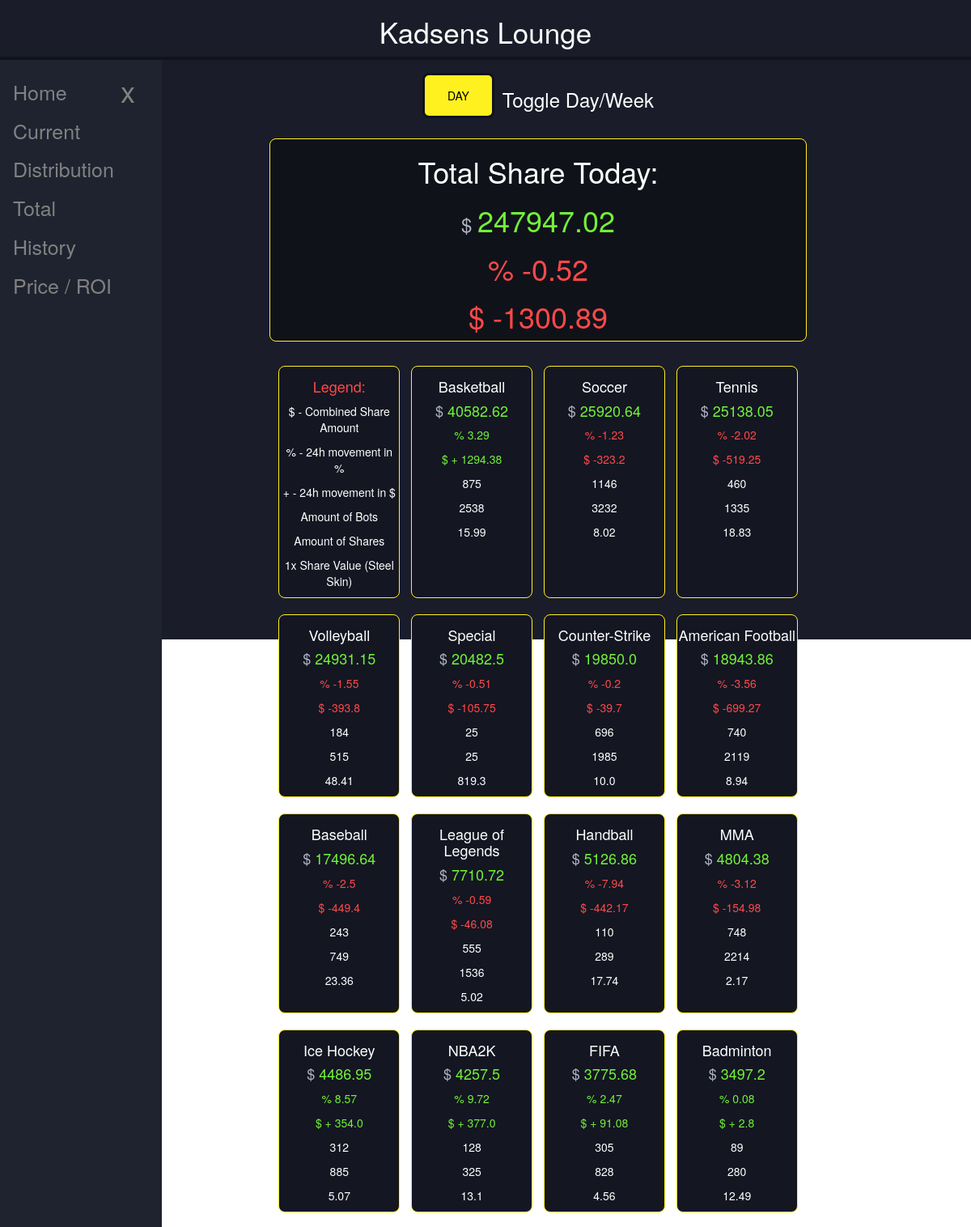
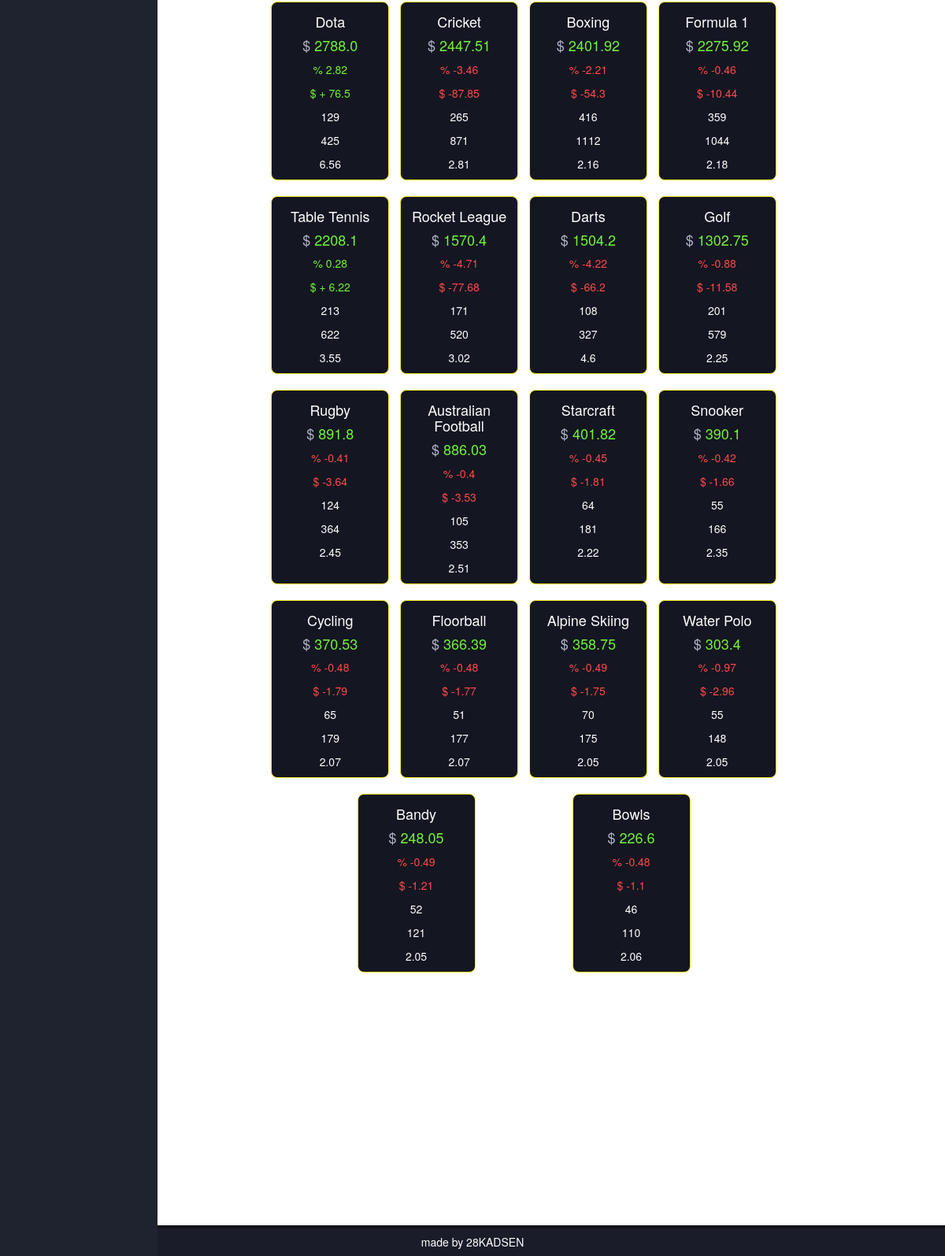
Screenshot of /share_today with the database file from the repository (2 pictures, top to bottom).
### my_project/models.py (models this page shows)
class SportsShare(db.Model):
    id = db.Column(db.Integer, primary_key=True)
    sport = db.Column(db.String)
    combined_share_value = db.Column(db.Float)
    base_share_value = db.Column(db.Float)
    share_quantity = db.Column(db.Integer)
    bots_quantity = db.Column(db.Integer)
    date = db.Column(db.Date)

### my_project/routes/sports_share.py (the view)
@app.route("/share_today")
def share_today():
    today1 = datetime.today()
    today = today1.strftime('%Y-%m-%d')
    yesterday1 = datetime.now() - timedelta(days=1)
    yesterday = yesterday1.strftime('%Y-%m-%d')
    previous_week1 = datetime.today() - timedelta(days=7)
    previous_week = previous_week1.strftime('%Y-%m-%d')
    share_data_today = SportsShare.query.filter(SportsShare.date == today).order_by(SportsShare.combined_share_value.desc()).all()
    share_data_yesterday = SportsShare.query.filter(SportsShare.date == yesterday).order_by(SportsShare.combined_share_value.desc()).all()
    share_data_previous_week = SportsShare.query.filter(SportsShare.date == previous_week).order_by(SportsShare.combined_share_value.desc()).all()
    change_in_dollar = {}
    change_in_percentage = {}
    change_in_dollar_week = {}
    change_in_percentage_week = {}
    base_share_value = {}
    share_quantity = {}
    bots_quantity = {}
    for today,yesterday,week in zip(share_data_today, share_data_yesterday,share_data_previous_week):
        sport = today.sport
        change_value = today.combined_share_value - yesterday.combined_share_value
        change_percent = ((today.combined_share_value - yesterday.combined_share_value) / yesterday.combined_share_value) * 100
        change_in_percentage[sport] = round(change_percent, 2)
        change_in_dollar[sport] = round(change_value, 2)
        change_value_week = today.combined_share_value - week.combined_share_value
        change_percent_week = ((today.combined_share_value - week.combined_share_value) / week.combined_share_value) * 100
        change_in_percentage_week[sport] = round(change_percent_week, 2)
        change_in_dollar_week[sport] = round(change_value_week, 2)
        base_share_value[sport] = today.base_share_value
        share_quantity[sport] = today.share_quantity
        bots_quantity[sport] = today.bots_quantity
    return render_template("share_today.html", page_title="Share Today", share_data_today=share_data_today, change_in_percentage=change_in_percentage, change_in_dollar_week=change_in_dollar_week, change_in_percentage_week=change_in_percentage_week,change_in_dollar=change_in_dollar, base_share_value=base_share_value, share_quantity=share_quantity, bots_quantity=bots_quantity)

### my_project/templates/share_today.html (shortened to what this page needs)
{% extends "base.html" %}
{% block content %}
<link rel="stylesheet" href="..//static/share_today.css">
<section>
   <div class="content-container">
      <div class="toggle-div">
         <button class="day-border-color" id="toggle-button">DAY</button>
         <h3>Toggle Day/Week</h3>
      </div>
      <div class="sport-container" id="day">
         {% for x in share_data_today %}
            {% if x.sport == "total" %}
               <div class="total sport-day">
                  <h1>Total Share Today:</h1>
                  <h1 class="money"><span style="color:#B1B6C6; font-size: 24px; vertical-align: middle;" >$ </span>{{'%0.2f'| format(x.combined_share_value|float)}}</h1>
                  {% if change_in_percentage[x.sport] < 0 %}
                     <h1><span style="color: #FF4949;">% {{ change_in_percentage[x.sport] }}</span></h1>
                     <h1><span style="color: #FF4949;">$ {{ change_in_dollar[x.sport] }}</span></h1>
                  {% elif change_in_percentage[x.sport]  == 0 %}
                     <h1><span>% {{ change_in_percentage[x.sport] }}</span></h1>
                     <h1><span> - {{ change_in_dollar[x.sport] }}</span></h1>
                  {% else %}
                     <h1><span style="color: rgb(114, 242, 56);">% {{ change_in_percentage[x.sport] }}</span></h1>
                     <h1><span style="color: rgb(114, 242, 56);">$ + {{ change_in_dollar[x.sport] }}</span></h1>
                  {% endif %}
               </div>
            {% endif %}
         {% endfor %}
         <div class="sport sport-day">
            <h4 style="color: #FF4949;"> Legend:</h4>
            <p>$ - Combined Share Amount</p>
            <p>% - 24h movement in %</p>
            <p>+ - 24h movement in $</p>
            <p>Amount of Bots</p>
            <p>Amount of Shares</p>
            <p>1x Share Value (Steel Skin)</p>
         </div>
         {% for x in share_data_today %}
            {% if x.sport != "total" %}
            <div class="sport sport-day">
               <span>
                  <h4>{{ x.sport }}</h4>
                  <h4 class="money"><span style="color:#B1B6C6;">$ </span> {{ x.combined_share_value }}</h4>
                  {% if change_in_percentage[x.sport] < 0 %}
                     <p><span style="color: #FF4949;">% {{ change_in_percentage[x.sport] }}</span></p>
                     <p><span style="color: #FF4949;">$ {{ change_in_dollar[x.sport] }}</span></p>
                  {% elif change_in_percentage[x.sport] == 0 %}
                     <p><span>% {{ change_in_percentage[x.sport] }}</span></p>
                     <p><span> - {{ change_in_dollar[x.sport] }}</span></p>
                  {% else %}
                     <p><span style="color: rgb(114, 242, 56);">% {{ change_in_percentage[x.sport] }}</span></p>
                     <p><span style="color: rgb(114, 242, 56);">$ + {{ change_in_dollar[x.sport] }}</span></p>
                  {% endif %}
                  <p>{{ bots_quantity[x.sport] }}</p>
                  <p>{{ share_quantity[x.sport] }}</p>
                  <p>{{ base_share_value[x.sport] }}</p>
               </span>
            </div>
            {% endif %}
         {% endfor %}
      </div>
   </div>
</section>
{% endblock %}

### my_project/templates/base.html (shortened to what this page needs)
<!DOCTYPE html>
<html lang="en">
<head>
    <link rel="stylesheet" href="../static/base.css">
</head>
<body>
  <header>
    <div class="top-bar">
      <h1>Kadsens Lounge</h1>
    </div>
    <button class="openbtn" id="openbtn" onclick="openNav()">☰</button>
    <div class="sidenav" id="sidenav">
      <a href="javascript:void(0)" class="closebtn" onclick="closeNav()">x</a>
      <a href="{{ url_for('landing_page') }}">Home</a>
      <a href="{{ url_for('share_today') }}">Current</a>
      <a href="{{ url_for('share_distribution') }}">Distribution</a>
      <a href="{{ url_for('share_total') }}">Total</a>
      <a href="{{ url_for('share_history') }}">History</a>
      <a href="{{ url_for('roi') }}">Price / ROI</a>
    </div>
  </header>
  <main>
        {% block content%}
        {% endblock %}
  </main>
</body>
<div class="footer">
  <h5>made by 28KADSEN</h5>
</div>
<link rel="stylesheet" href="https://cdn.jsdelivr.net/npm/bootstrap@3.4.1/dist/css/bootstrap.min.css">
</html>

### my_project/static/base.css (style rules this page uses)
body, html { min-height: 100%; margin: 0; padding: 0; background-color: #1A1D29; margin-bottom: 100px; }
main { min-height: 100%; width: 100%; padding-top: 70px; padding-right: 10%; background-color: rgb(26, 29, 41); }
.top-bar { color: rgb(255,255,255); text-align: center; width: 100%; height: 70px; position: fixed; top: 0; left: 0; background-color: rgb(26, 29, 41); -webkit-box-shadow: 0px 4px 0px 0px #11131A; box-shadow: 0px 4px 0px 0px #11131A; z-index: 5; }
.top-bar h1 { font-size: 2.5em; }
.sidenav { height: 100%; width: 250px; max-width: 200px; position: fixed; z-index: 1; top: 0; left: 0; background-color: #1F2330; overflow-x: hidden; padding-top: 20px; margin-top: 70px; transition: 0.5s; }
.sidenav a { padding: 6px 8px 6px 16px; text-decoration: none; font-size: 25px; color: #818181; display: block; transition: 0.3s; }
.sidenav .closebtn { position: absolute; top: 10px; right: 25px; font-size: 36px; }
.openbtn { position: fixed; left: 0px; top: 80px; font-size: 20px; cursor: pointer; background-color: #1F2330; color: white; padding: 10px 15px; border: none; }
@media screen and (min-width: 800px) { main { padding-left: 250px; } }
@media screen and (min-width: 800px) { .sidenav { width: 250px; } }
.footer { position: fixed; left: 0; bottom: 0; width: 100%; background-color: rgb(26, 29, 41); box-shadow: 0px -4px 0px 0px #11131a; color: white; text-align: center; }

### my_project/static/share_today.css (style rules this page uses)
.content-container { margin: 20px auto 50px auto; width: 80%; height: 700px; }
.total { width: 100%; background-color: #10121A; color: white; margin: auto; border-radius: 8px; text-align: center; margin-bottom: 20px; }
.sport-container { padding-bottom: 50px; width: 100%; display: flex; flex-wrap: wrap; justify-content: space-evenly; }
.sport { margin: 10px 2.5px 10px 2.5px; padding: 5px 0 0 0; background-color: #141622; color: rgb(255,255,255); width: 20%; min-width: 150px; border-radius: 8px; text-align: center; }
.sport-day { border: 1px solid #FFF01F; }
.money { color: rgb(114, 242, 56);; }
.toggle-div { display: flex; margin: auto; justify-content: center; text-align: baseline; color: white; margin-bottom: 25px; }
#toggle-button { padding: 14px 28px; border-radius: 8px; cursor: pointer; border: 3px solid #10121A; color: black; margin-right: 10px; }
.day-border-color { background-color:#FFF01F; }

### rows the page displays
SportsShare: combined_share_value "247947.02", sport "-0.52", sport "-1300.89"
SportsShare: sport "Basketball", combined_share_value "40582.62", sport "3.29", sport "1294.38", sport+bots_quantity "875", sport+share_quantity "2538", sport+base_share_value "15.99"
SportsShare: sport "Soccer", combined_share_value "25920.64", sport "-1.23", sport "-323.2", sport+bots_quantity "1146", sport+share_quantity "3232", sport+base_share_value "8.02"
SportsShare: sport "Tennis", combined_share_value "25138.05", sport "-2.02", sport "-519.25", sport+bots_quantity "460", sport+share_quantity "1335", sport+base_share_value "18.83"
SportsShare: sport "Volleyball", combined_share_value "24931.15", sport "-1.55", sport "-393.8", sport "184", sport+share_quantity "515", sport+base_share_value "48.41"
SportsShare: sport "Special", combined_share_value "20482.5", sport "-0.51", sport "-105.75", sport "25", sport+base_share_value "819.3"
SportsShare: sport "Counter-Strike", combined_share_value "19850.0", sport "-0.2", sport "-39.7", sport+bots_quantity "696", sport+share_quantity "1985", sport+base_share_value "10.0"
SportsShare: sport "American Football", combined_share_value "18943.86", sport "-3.56", sport "-699.27", sport+bots_quantity "740", sport+share_quantity "2119", sport+base_share_value "8.94"
SportsShare: sport "Baseball", combined_share_value "17496.64", sport "-2.5", sport "-449.4", sport "243", sport+share_quantity "749", sport+base_share_value "23.36"
SportsShare: sport "League of Legends", combined_share_value "7710.72", sport "-0.59", sport "-46.08", sport+bots_quantity "555", sport+share_quantity "1536", sport+base_share_value "5.02"
SportsShare: sport "Handball", combined_share_value "5126.86", sport "-7.94", sport "-442.17", sport "110", sport+share_quantity "289", sport+base_share_value "17.74"
SportsShare: sport "MMA", combined_share_value "4804.38", sport "-3.12", sport "-154.98", sport+bots_quantity "748", sport+share_quantity "2214", sport+base_share_value "2.17"
SportsShare: sport "Ice Hockey", combined_share_value "4486.95", sport "8.57", sport "354.0", sport+bots_quantity "312", sport+share_quantity "885", sport+base_share_value "5.07"
SportsShare: sport "NBA2K", combined_share_value "4257.5", sport "9.72", sport "377.0", sport "128", sport+share_quantity "325", sport+base_share_value "13.1"
SportsShare: sport "FIFA", combined_share_value "3775.68", sport "2.47", sport "91.08", sport+bots_quantity "305", sport+share_quantity "828", sport+base_share_value "4.56"
SportsShare: sport "Badminton", combined_share_value "3497.2", sport "0.08", sport "2.8", sport "89", sport+share_quantity "280", sport+base_share_value "12.49"
SportsShare: sport "Dota", combined_share_value "2788.0", sport "2.82", sport "76.5", sport "129", sport+share_quantity "425", sport+base_share_value "6.56"
SportsShare: sport "Cricket", combined_share_value "2447.51", sport "-3.46", sport "-87.85", sport+bots_quantity "265", sport+share_quantity "871", sport+base_share_value "2.81"
SportsShare: sport "Boxing", combined_share_value "2401.92", sport "-2.21", sport "-54.3", sport+bots_quantity "416", sport+share_quantity "1112", sport+base_share_value "2.16"
SportsShare: sport "Formula 1", combined_share_value "2275.92", sport "-0.46", sport "-10.44", sport+bots_quantity "359", sport+share_quantity "1044", sport+base_share_value "2.18"
SportsShare: sport "Table Tennis", combined_share_value "2208.1", sport "0.28", sport "6.22", sport "213", sport+share_quantity "622", sport+base_share_value "3.55"
SportsShare: sport "Rocket League", combined_share_value "1570.4", sport "-4.71", sport "-77.68", sport "171", sport+share_quantity "520", sport+base_share_value "3.02"
SportsShare: sport "Darts", combined_share_value "1504.2", sport "-4.22", sport "-66.2", sport "108", sport+share_quantity "327", sport+base_share_value "4.6"
SportsShare: sport "Golf", combined_share_value "1302.75", sport "-0.88", sport "-11.58", sport "201", sport+share_quantity "579", sport+base_share_value "2.25"
SportsShare: sport "Rugby", combined_share_value "891.8", sport "-0.41", sport "-3.64", sport "124", sport+share_quantity "364", sport+base_share_value "2.45"
SportsShare: sport "Australian Football", combined_share_value "886.03", sport "-0.4", sport "-3.53", sport "105", sport+share_quantity "353", sport+base_share_value "2.51"
SportsShare: sport "Starcraft", combined_share_value "401.82", sport "-0.45", sport "-1.81", sport "64", sport "181", sport+base_share_value "2.22"
SportsShare: sport "Snooker", combined_share_value "390.1", sport "-0.42", sport "-1.66", sport "55", sport "166", sport+base_share_value "2.35"
SportsShare: sport "Cycling", combined_share_value "370.53", sport "-0.48", sport "-1.79", sport "65", sport "179", sport+base_share_value "2.07"
SportsShare: sport "Floorball", combined_share_value "366.39", sport "-0.48", sport "-1.77", sport "51", sport "177", sport+base_share_value "2.07"
SportsShare: sport "Alpine Skiing", combined_share_value "358.75", sport "-0.49", sport "-1.75", sport "70", sport "175", sport+base_share_value "2.05"
SportsShare: sport "Water Polo", combined_share_value "303.4", sport "-0.97", sport "-2.96", sport "55", sport "148", sport+base_share_value "2.05"
SportsShare: sport "Bandy", combined_share_value "248.05", sport "-0.49", sport "-1.21", sport "52", sport "121", sport+base_share_value "2.05"
SportsShare: sport "Bowls", combined_share_value "226.6", sport "-0.48", sport "-1.1", sport "46", sport "110", sport+base_share_value "2.06"
